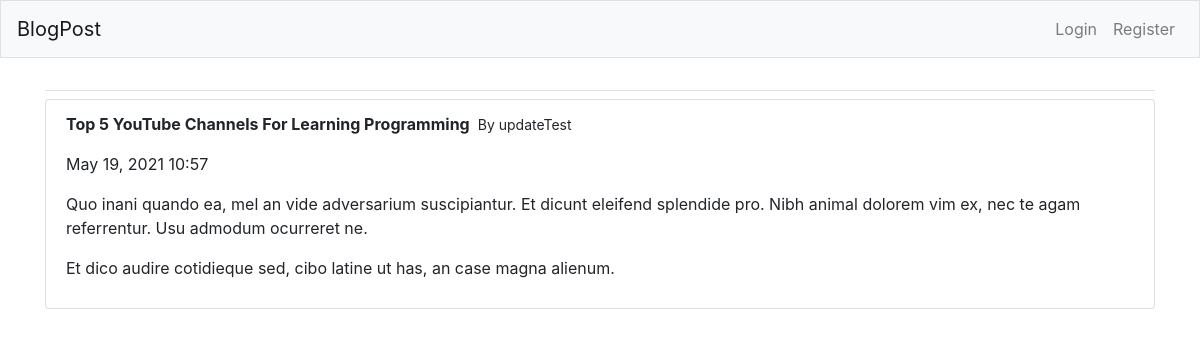
The app's page /blog/61/ with its own data.
### BlogPost/models.py (models this page shows)
class BlogPost(models.Model):
    title = models.CharField(max_length=50)
    text = models.TextField()
    date_added = models.DateTimeField(auto_now_add=True)
    owner = models.ForeignKey(User, on_delete=models.CASCADE)
    def __str__(self):
        return self.title

### BlogPost/views.py (the view)
# urls.py: path('blog/<int:pk>/', views.BlogDetail.as_view(), name='blog_detail'),
class BlogDetail(DetailView):
    model = BlogPost
    template_name = 'BlogPost/blog_detail.html'
    context_object_name = 'post'

### BlogPost/templates/BlogPost/blog_detail.html (shortened to what this page needs)
{% extends "BlogPost/base.html" %}
{% block content %}
    <ul class="list-group ">
        <li class="list-group-item">
            <p><b>{{ post }}</b><small class="ml-2">By {{ post.owner }}</small></p>
            <p>{{ post.date_added|date:'M d, Y H:i' }}</p>
            <p>{{ post.text|linebreaks }}</p>
        </li>
    </ul>
{% endblock content %}

### records on screen
BlogPost: title "Top 5 YouTube Channels For Learning Programming", owner "updateTest", date_added "May 19, 2021 10:57", text "Quo inani quando ea, mel an vide adversarium suscipiantur. Et dicunt eleifend splendide pro. Nibh animal dolorem vim ex, nec te agam referrentur. Usu admodum ocurreret ne. Et dico audire cotidieque sed, cibo latine ut has, an case magna alienum."
